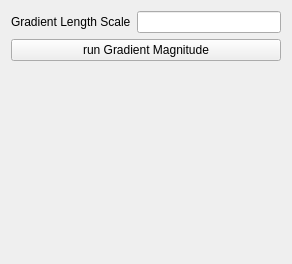
          <widget class="QWidget" name="gradientMagnitudePage">
           <property name="geometry">
            <rect>
             <x>0</x>
             <y>0</y>
             <width>292</width>
             <height>264</height>
            </rect>
           </property>
           <attribute name="label">
            <string>Gradient Magnitude</string>
           </attribute>
           <layout class="QVBoxLayout" name="verticalLayout_17">
            <item>
             <widget class="QWidget" name="widget_27" native="true">
              <layout class="QHBoxLayout" name="horizontalLayout_19">
               <property name="leftMargin">
                <number>0</number>
               </property>
               <property name="topMargin">
                <number>0</number>
               </property>
               <property name="rightMargin">
                <number>0</number>
               </property>
               <property name="bottomMargin">
                <number>0</number>
               </property>
               <item>
                <widget class="QLabel" name="gradientMagnitudeLabel">
                 <property name="text">
                  <string>Gradient Length Scale</string>
                 </property>
                </widget>
               </item>
               <item>
                <widget class="QLineEdit" name="gradientMagnitudeLineEdit"/>
               </item>
              </layout>
             </widget>
            </item>
            <item>
             <widget class="QPushButton" name="gradientMagnitudeButton">
              <property name="text">
               <string>run Gradient Magnitude</string>
              </property>
             </widget>
            </item>
            <item>
             <spacer name="verticalSpacer_3">
              <property name="orientation">
               <enum>Qt::Vertical</enum>
              </property>
              <property name="sizeHint" stdset="0">
               <size>
                <width>20</width>
                <height>40</height>
               </size>
              </property>
             </spacer>
            </item>
           </layout>
          </widget>
